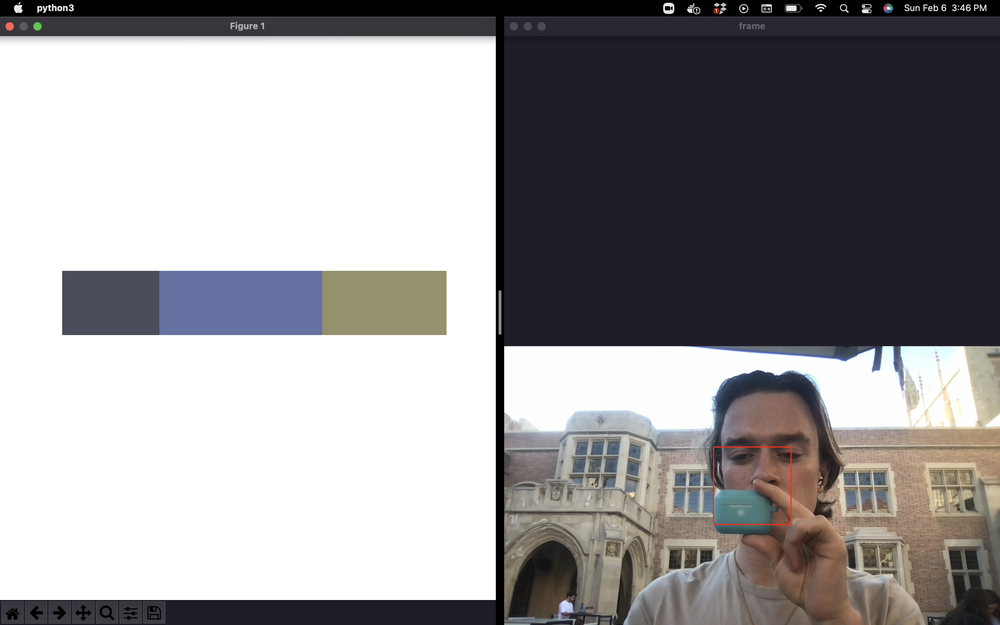
#> input picture Intro/Dominant_Color.png, 1000 x 625 px, shrunk from 2880 x 1800 before the run, given in place of the camera
$ python blue_box_rgb.py
#> lines starting #> are read from the running program, lines starting #| are printed output that depends on the picture; after the words box and inside, x2 and y2 are one past the last pixel; in counts of white or black regions, pixels touching at a corner belong together
#Using code from
#https://docs.opencv.org/4.x/df/d9d/tutorial_py_colorspaces.html
#https://docs.opencv.org/4.x/da/d22/tutorial_py_canny.html

import cv2 as cv
import numpy as np
cap = cv.VideoCapture(0)
while(1):
    # Take each frame
    _, frame = cap.read()
#> frame is the input picture: shape (625, 1000, 3); mean B, G, R 152.4, 150.3, 152.9
    # Convert BGR to HSV
    hsv = cv.cvtColor(frame, cv.COLOR_BGR2RGB)

    # define range of blue color in HSV
    lower_blue = np.array([50,150,0])
    upper_blue = np.array([100,255,255])

    # Threshold the HSV image to get only blue colors
    mask = cv.inRange(hsv, lower_blue, upper_blue)
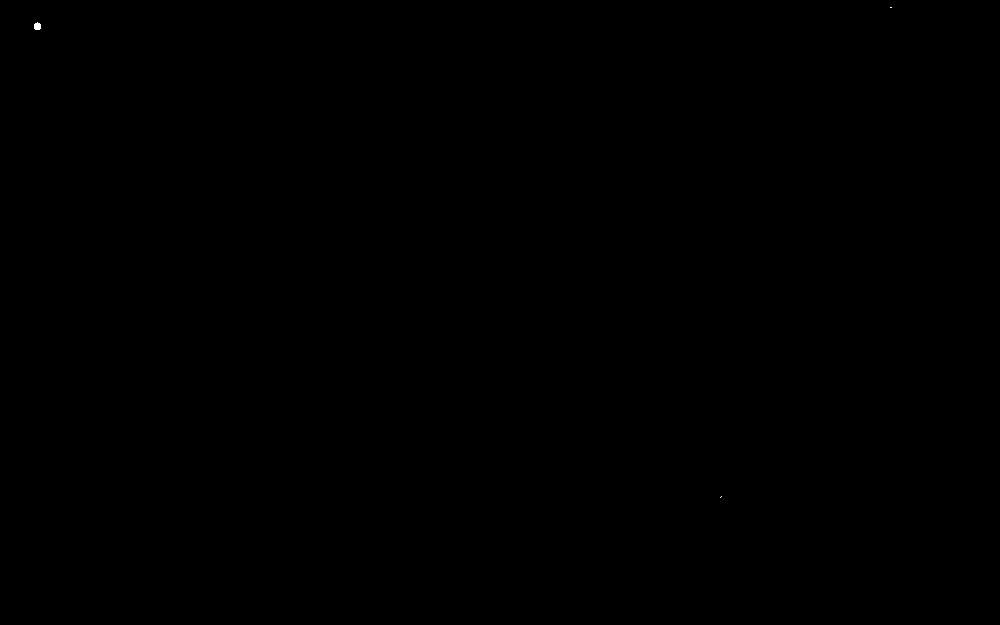
#> mask: shape (625, 1000); 0.01% white; 3 white regions (2 under 20 px)
    res = cv.bitwise_and(frame,frame, mask= mask)
    gray_mask = cv.cvtColor(res, cv.COLOR_BGR2GRAY)

    #create the contour
    ret,thresh = cv.threshold(gray_mask,127,255,cv.THRESH_BINARY)
    contours = cv.findContours(thresh, 1, 2)[-2]
#> contours = 3 contours, 2 with area under 20; largest, box (x1, y1, x2, y2) and area: (34, 22, 41, 30) 35

    #create the rectangle
    for c in contours:
        rect = cv.minAreaRect(c)
        box = cv.boxPoints(rect)
        box = np.int0(box)
        cv.drawContours(frame,[box],0,(0,0,255),2)
#> this loop made 3 passes
#> (rect, box) on passes 2 to 3: (((37, 25.5), (7, 6), -90), [[40, 29], [34, 29], [34, 22], [40, 22]]), (((890.5, 7), (0, 1), -90), [[891, 7], [890, 7], [890, 7], [891, 7]])
#> (c, rect, box) on pass 1: ([[721, 496], [720, 497]], ((720.5, 496.5), (1.41, 0), -45), [[720, 497], [720, 497], [721, 496], [721, 496]])
#> frame: shape (625, 1000, 3); 0.02% of pixels changed, all inside (x1, y1, x2, y2) = (33, 6, 893, 499)

    # Bitwise-AND mask and original image
    cv.imshow('frame',frame)
    k = cv.waitKey(5) & 0xFF
#> (key Esc is pressed here)
    if k == 27:
        break
cv.destroyAllWindows()
